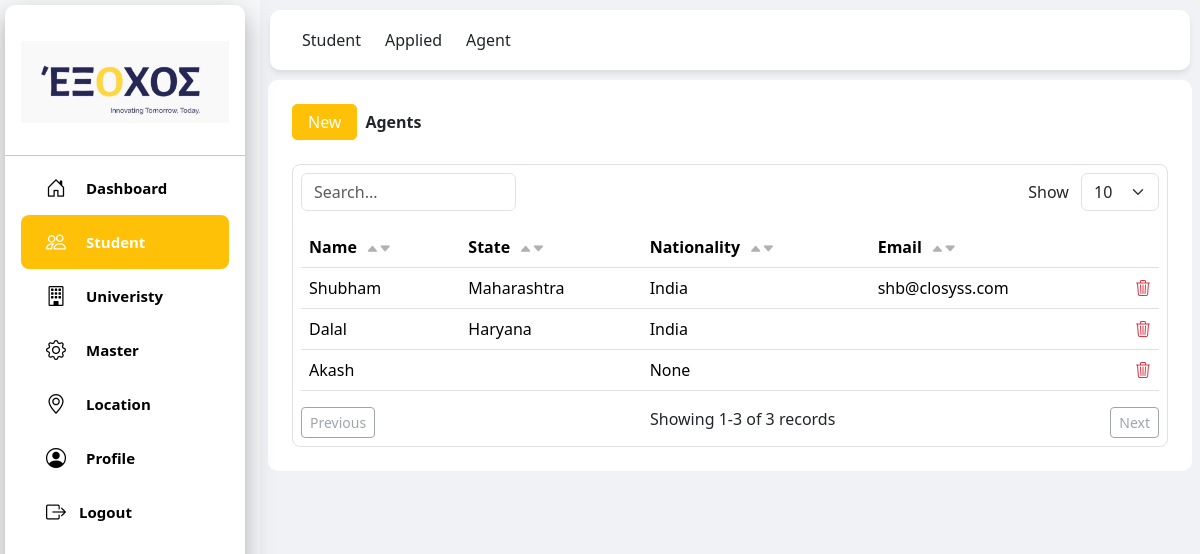
The page /contact/agent/ on the database its author committed.
### contact/models.py (models this page shows, shortened)
class ResStudent(models.Model):
    gender_CHOICES = [('male', 'Male'), ('female', 'Female'),('other', 'Other'),]
    martial_CHOICES = [('married', 'Married'), ('unmarried', 'Unmarried')]
    name = models.CharField(max_length=100, null=True, blank=True)
    street = models.CharField(max_length=99, null=True, blank=True)
    street2 = models.CharField(max_length=99,null=True, blank=True)
    city = models.CharField(max_length=50, null=True, blank=True)
    zip = models.CharField(max_length=10,null=True, blank=True)
    state_id = models.ForeignKey(ResState, on_delete=models.RESTRICT, null=True, blank=True)
    country_id = models.ForeignKey(ResCountry, on_delete=models.RESTRICT, null=True, blank=True, related_name='country')
    nationality = models.ForeignKey(ResCountry, on_delete=models.RESTRICT, null=True, blank=True, related_name='nation')
    passport_number = models.CharField(max_length=10,null=True, blank=True)
    phone = models.CharField(max_length=15,null=True, blank=True)
    email = models.EmailField(max_length=50,null=True, blank=True)
    dob = models.DateField(null=True, blank=True)
    gender = models.CharField(choices=gender_CHOICES, max_length=10,null=True, blank=True)
    martial_status = models.CharField(max_length=15, choices=martial_CHOICES,null=True, blank=True)
    profile = models.BinaryField(null=True, blank=True)
    parent = models.ForeignKey("self", on_delete=models.RESTRICT, null=True, blank=True,related_name="children")
    is_agent = models.BooleanField(null=True, blank=True)
    is_student = models.BooleanField(null=True, blank=True)
    is_applied = models.BooleanField(null=True, blank=True)

class ResState(models.Model):
    name = models.CharField(max_length=50)
    country_id = models.ForeignKey(ResCountry, on_delete=models.CASCADE, null=True, blank=True)
    def __str__(self):
        return self.name

class ResCountry(models.Model):
    name = models.CharField(max_length=50)
    country_code = models.CharField(max_length=5)
    def __str__(self):
        return self.name

### contact/views.py (the view)
# urls.py: path('agent/', views.agent_details, name='agent'),
def agent_details(request):
    agents = ResStudent.objects.filter(is_agent=True).order_by('id')
    headers = ['Name','State', 'Nationality', 'Email']
    rows = []
    for row in agents:
        rows.append({
            'id': row.id,
            'edit_url': reverse('contact:agent_update', args=[row.id]),
            'delete_url': reverse('contact:agent_delete', args=[row.id]),
            'fields': [row.name, row.state_id.name if row.state_id else "", row.nationality, row.email]
        })
    context = {'agents': agents, 'agents_rows': rows, 'header': headers, 'page_title':'Agents'}
    return render(request, 'agent.html', context)

### templates/agent.html (shortened to what this page needs)
{% load static %}
<!DOCTYPE html>
<html lang="en">
<head>
    <script src="https://cdn.tailwindcss.com"></script>
    <link href="https://cdn.jsdelivr.net/npm/bootstrap@5.3.2/dist/css/bootstrap.min.css" rel="stylesheet">
    <link rel="stylesheet" href="https://cdn.jsdelivr.net/npm/bootstrap-icons@1.11.3/font/bootstrap-icons.css">
</head>
<body class="bg-light">
    {% include "student_header.html" %}
    <div class="top-header" style="border-radius: 10px; margin:10px">
        <div class="container-fluid">
            <div class="d-flex justify-content-start">
                <a class="navbar-brand text-dark me-4" href="{% url 'contact:student' %}">Student</a>
                <a class="navbar-brand text-dark me-4" href="{% url 'contact:applied' %}">Applied</a>
                <a class="navbar-brand text-dark me-4" href="{% url 'contact:agent' %}">Agent</a>
            </div>
        </div>
    </div>
    <div class="content-wrapper">
        <div class="bg-white p-4 mx-2" style="border-radius: 10px;">
            <div class="d-flex align-items-center mb-4 gap-2">
                <a href="{% url 'contact:agent_create' %}" class="btn btn-warning"
                    style="padding:5px 15px; border-radius: 5px; color:white; text-decoration: none;">
                    New
                </a>
                <b>{{ page_title }}</b>
            </div>
            <div class="position-fixed top-0 end-0 p-3" style="z-index: 1100">
            </div>
            <main>
                <div class="bg-white overflow-hidden border border-gray-100 rounded-lg">
                    <div class="overflow-x-auto m-2">
                        {% block content %}
                            {% include "list_table.html" with headers=header rows=agents_rows %}
                        {% endblock %}
                    </div>
                </div>
            </main>
        </div>
    </div>
</body>
</html>

### templates/list_table.html (shortened to what this page needs)
<div class="table-container">
    <div class="mb-3 d-flex justify-content-between">
        <input type="text" id="searchInput" class="form-control w-25" placeholder="Search...">
        <div>
            <label for="pageSize" class="me-2">Show</label>
            <select id="pageSize" class="form-select d-inline-block w-auto">
                <option value="10" selected>10</option>
            </select>
        </div>
    </div>
    <table class="table table-hover" id="reusableTable">
        <thead>
            <tr>
                {% for header in headers %}
                    <th class="sortable" data-index="{{ forloop.counter0 }}">
                        {{ header }}
                        <span class="sort-icon-placeholder"></span>
                    </th>
                {% endfor %}
                {% if headers %}
                <th></th>
                {% endif %}
            </tr>
        </thead>
        <tbody>
            {% for row in rows %}
                <tr data-id="{{ row.id }}"
                    {% if row.edit_url %}data-edit-url="{{ row.edit_url }}"{% endif %}
                    data-delete-url="{{ row.delete_url }}">
                    {% for field in row.fields %}
                        <td class="click-to-edit">{{ field }}</td>
                    {% endfor %}
                    {% if row %}
                    <td style="text-align: end;">
                        <a href="#" class="text-danger delete-link"><i class="bi bi-trash3 text-danger"></i></a>
                    </td>
                    {% endif%}
                </tr>
            {% empty %}
                <tr>
                    <td colspan="{{ headers|length }}" class="text-center text-muted">
                        No records found
                    </td>
                </tr>
            {% endfor %}
        </tbody>
    </table>
    <div class="d-flex justify-content-between mt-3">
        <button class="btn btn-sm btn-outline-secondary" id="prevPage">Previous</button>
        <span id="pageInfo"></span>
        <button class="btn btn-sm btn-outline-secondary" id="nextPage">Next</button>
    </div>
</div>

### templates/agent.html (style rules this page uses)
.content-wrapper { margin-left: 260px; padding-top: 80px; background-color: #f0f2f5; min-height: 100vh; }
.top-header { position: fixed; top: 0; left: 260px; right: 0; z-index: 1020; background: #fff; box-shadow: 0 4px 6px -1px rgba(0, 0, 0, 0.1); height: 60px; display: flex; align-items: center; justify-content: space-between; padding: 0 20px; }

### templates/list_table.html (style rules this page uses)
.sortable .sort-icon-placeholder { margin-left: 5px; font-size: 0.8em; opacity: 0.3; }

### rows shown on the page
ResStudent: fields "Shubham" "shb@closyss.com"
ResState: fields "Maharashtra"
ResCountry: name "India"
ResStudent: fields "Dalal"
ResState: fields "Haryana"
ResStudent: fields "Akash"

### other values the page prints
{{ page_title }} "Agents"
{{ header }} "Name" "State" "Nationality" "Email"
{{ field }} "None"
